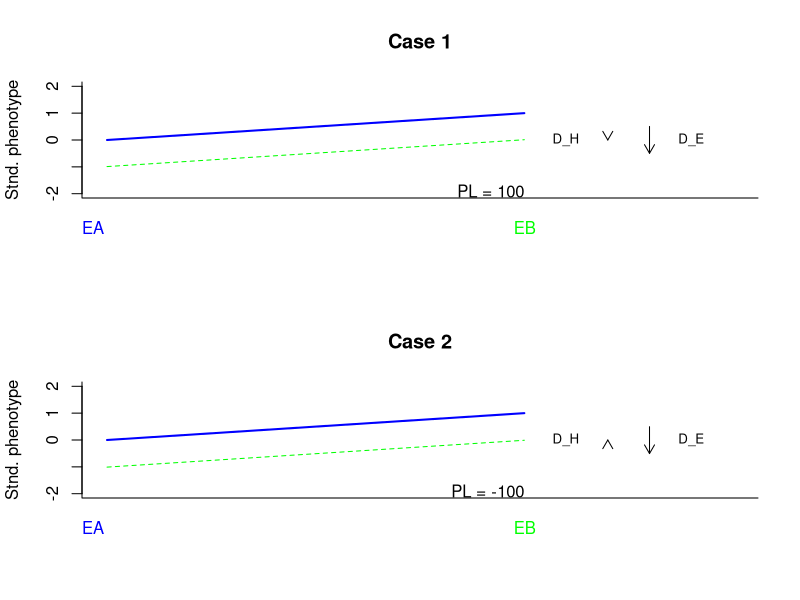
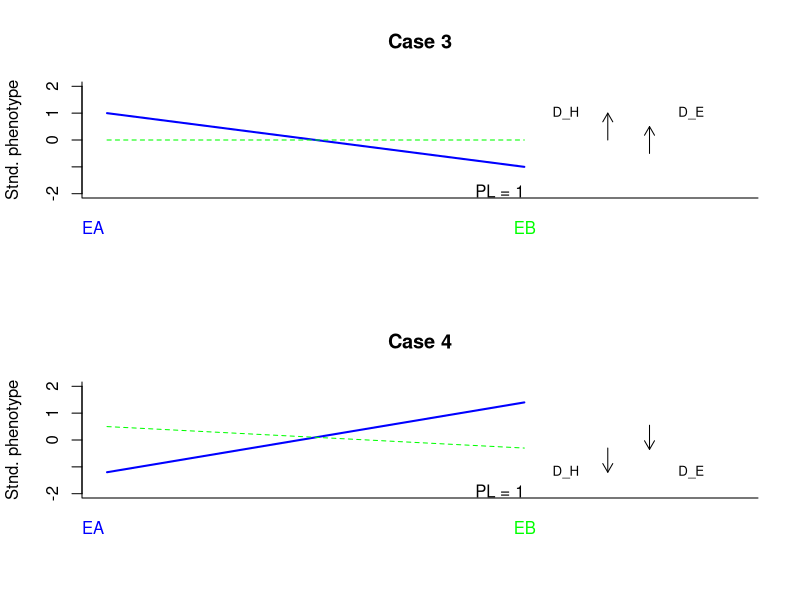
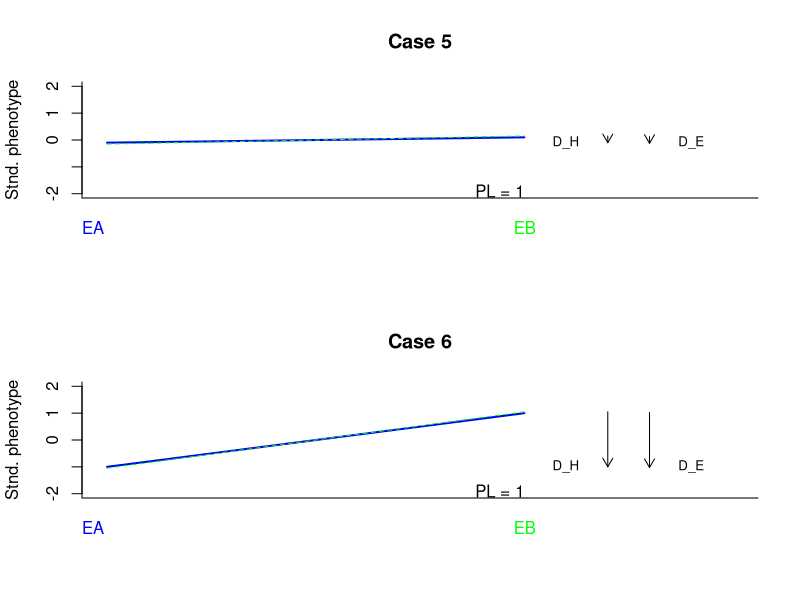
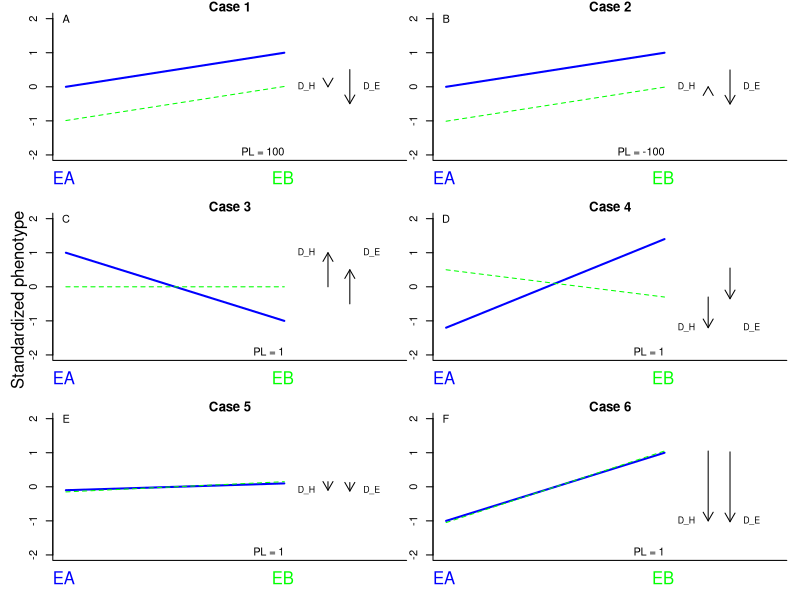

Reproduce these figures in R, in order.
## ---- chunk 1
knitr::opts_chunk$set(echo = TRUE)
## ---- chunk 2
makeplot <- function(a, letr, main){
   plot(0:1, c(a[1:2]), ylim=c(-2,2), 
        xaxt ="n", type="l", col="blue", xlab="", 
        ylab="Stnd. phenotype", bty="l", 
        main=main, lwd=2, xlim=c(0,1.5))
  mtext("EA", side=1, line=1, adj=0, col="blue")
  points(0:1, c(a[3:4]),  type="l", col="green", xlab="", lwd=1, lty=2)
  mtext("EB", side=1, line=1, adj=0.66, col="green")

  D_H <- a[1] - a[4]
  (D_EA <- a[1]-a[2])
  (D_EB <- a[3]-a[4])
  (D_E <- mean(c(D_EA, D_EB)))
  
  text(1.1,a[1],"D_H", cex=0.8)
  arrows(1.2,a[4], 1.2, a[1], length=0.1)
  
  text(1.4, a[1], "D_E", cex=0.8)
  arrows(1.3, mean(c(a[2], a[4])), 
         1.3, mean(c(a[2], a[4]))+D_E, 
         length=0.1)

  PL <- D_E/D_H
  text(1,-1.9,paste("PL =",PL),adj=1)
  
  text(0,2, letr)
  return(data.frame(D_H=D_H, D_EA = D_EA,
                    D_EB=D_EB,D_E=D_E, PL=PL))
}
## ---- chunk 3
# Case 1
case1 <- rep(NA, 4)
names(case1) <- c("PAEA", "PAEB", "PBEA", "PBEB")
a <- 0
case1[1:4] <- c(a,a+1,a-1+0.01,a+0.01)
case1
## ---- chunk 4
# Case 2
case2 <- rep(NA, 4)
names(case2) <- names(case1)
a <- 0
case2[1:4] <- c(a,a+1,a-1-0.01,a-0.01)
case2
## ---- chunk 5
par(mfrow=c(2,1))
makeplot(case1, "", "Case 1")
makeplot(case2, "", "Case 2")
## ---- chunk 6
case3 <- rep(NA, 4)
names(case3) <- names(case1)
case3[1:4] <- c(1,-1,0,0)
case3

case4 <- rep(NA, 4)
names(case4) <- names(case1)
case4[1:4] <- c(-1.2, +1.4, +0.5,  -0.3)
case4

par(mfrow=c(2,1))
makeplot(case3, "", "Case 3")
makeplot(case4, "", "Case 4")
## ---- chunk 7
case5 <- rep(NA, 4)
names(case5) <- names(case1)
case6 <- case5

case5[1:4] <- c(-0.1, 0.1, -0.15, 0.15)
case6[1:4] <- c(-1, 1, -1.05, 1.05)

par(mfrow=c(2,1))
makeplot(case5, "", "Case 5")
makeplot(case6, "", "Case 6")
## ---- chunk 8

final_1 <- rbind(case1, case2, case3, case4, case5, case6)

# Make plot
#pdf("")
par(mfrow=c(3,2), mar=c(3,1,1,1), oma=c(0,3,0,0))
a <- makeplot(case1, "A", "Case 1")
b <- makeplot(case2, "B", "Case 2")
c <- makeplot(case3, "C", "Case 3")
d <- makeplot(case4, "D", "Case 4")
e <- makeplot(case5, "E", "Case 5")
f <- makeplot(case6, "F", "Case 6")
mtext("Standardized phenotype", side=2, 
      outer=TRUE, line=1)
#dev.off()

final_2 <- rbind(a,b,c,d,e, f)

(final <- cbind(final_1, final_2))
